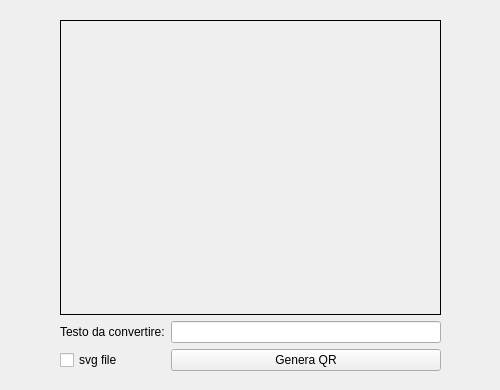
<?xml version="1.0" encoding="UTF-8"?>
<ui version="4.0">
 <class>Form</class>
 <widget class="QWidget" name="Form">
  <property name="geometry">
   <rect>
    <x>0</x>
    <y>0</y>
    <width>500</width>
    <height>390</height>
   </rect>
  </property>
  <property name="windowTitle">
   <string>QRCode</string>
  </property>
  <widget class="QWidget" name="layoutWidget">
   <property name="geometry">
    <rect>
     <x>60</x>
     <y>20</y>
     <width>381</width>
     <height>351</height>
    </rect>
   </property>
   <layout class="QGridLayout" name="gridLayout">
    <item row="0" column="0" colspan="2">
     <widget class="QLabel" name="lab_output">
      <property name="frameShape">
       <enum>QFrame::Box</enum>
      </property>
      <property name="text">
       <string/>
      </property>
      <property name="alignment">
       <set>Qt::AlignCenter</set>
      </property>
     </widget>
    </item>
    <item row="1" column="0">
     <widget class="QLabel" name="label">
      <property name="text">
       <string>Testo da convertire:</string>
      </property>
     </widget>
    </item>
    <item row="1" column="1">
     <widget class="QLineEdit" name="lE_testo"/>
    </item>
    <item row="2" column="1">
     <widget class="QPushButton" name="pB_genera">
      <property name="text">
       <string>Genera QR</string>
      </property>
     </widget>
    </item>
    <item row="2" column="0">
     <widget class="QCheckBox" name="cB_svg">
      <property name="text">
       <string extracomment="Consente di salvare il qrcode in formato svg">svg file</string>
      </property>
     </widget>
    </item>
   </layout>
  </widget>
 </widget>
 <resources/>
 <connections>
  <connection>
   <sender>pB_genera</sender>
   <signal>clicked()</signal>
   <receiver>Form</receiver>
   <slot>pB_valutaClick()</slot>
   <hints>
    <hint type="sourcelabel">
     <x>323</x>
     <y>349</y>
    </hint>
    <hint type="destinationlabel">
     <x>485</x>
     <y>349</y>
    </hint>
   </hints>
  </connection>
  <connection>
   <sender>lE_testo</sender>
   <signal>returnPressed()</signal>
   <receiver>Form</receiver>
   <slot>pB_valutaClick()</slot>
   <hints>
    <hint type="sourcelabel">
     <x>403</x>
     <y>315</y>
    </hint>
    <hint type="destinationlabel">
     <x>476</x>
     <y>301</y>
    </hint>
   </hints>
  </connection>
  <connection>
   <sender>lE_testo</sender>
   <signal>textChanged(QString)</signal>
   <receiver>Form</receiver>
   <slot>clear_figure()</slot>
   <hints>
    <hint type="sourcelabel">
     <x>419</x>
     <y>319</y>
    </hint>
    <hint type="destinationlabel">
     <x>479</x>
     <y>203</y>
    </hint>
   </hints>
  </connection>
 </connections>
 <slots>
  <slot>pB_valutaClick()</slot>
  <slot>clear_figure()</slot>
 </slots>
</ui>
